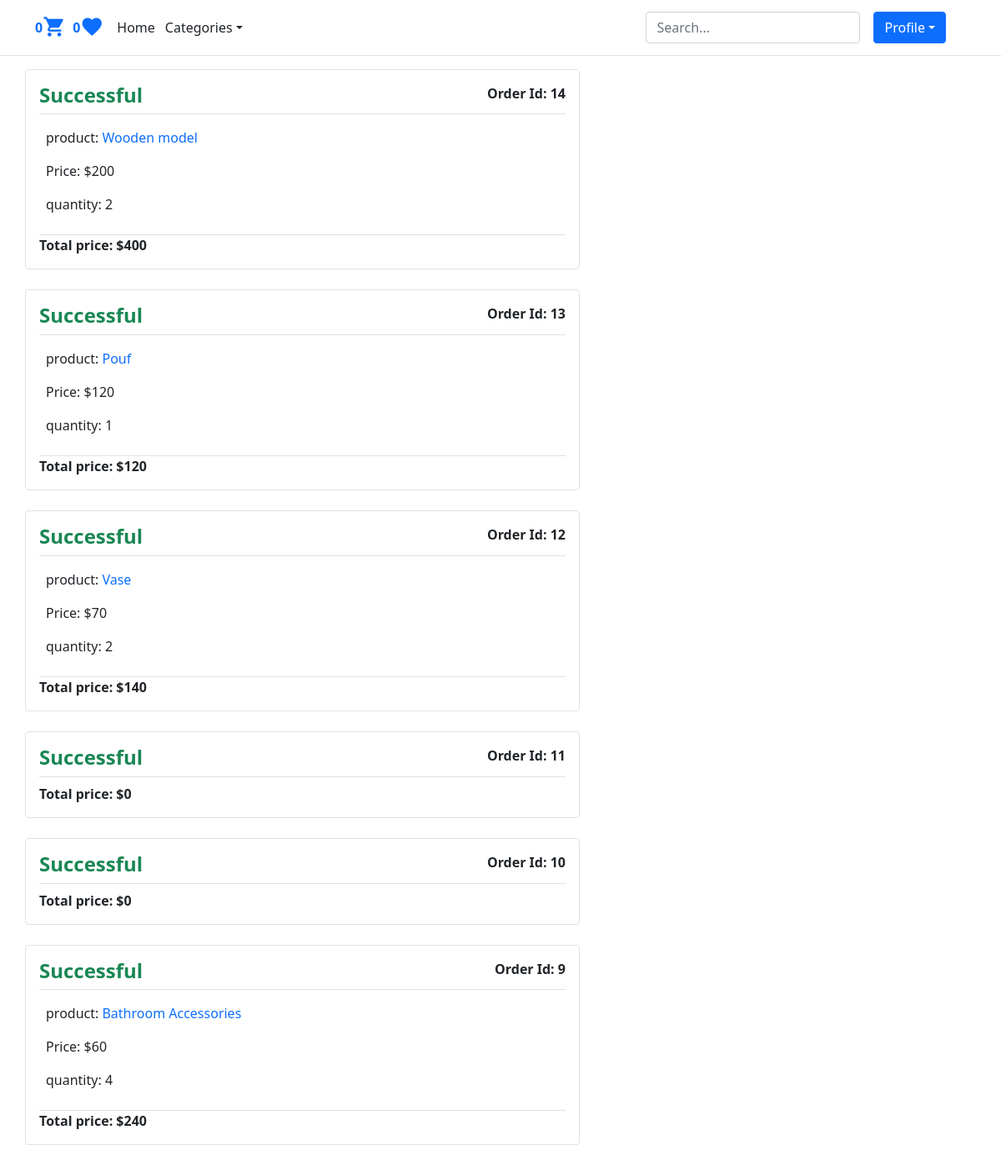
The page /orders/list (signed in) on the database its author committed.
### accounts/models.py (models this page shows, shortened)
class User(AbstractBaseUser):
    email = models.EmailField(max_length=100, unique=True)
    full_name = models.CharField(max_length=100)
    is_admin = models.BooleanField(default=False)
    is_active = models.BooleanField(default=True)
    likes = models.ManyToManyField(Product, blank=True, related_name='likes')
    is_manager = models.BooleanField(default=False)
    objects = UserManager()
    USERNAME_FIELD = 'email'
    REQUIRED_FIELDS = ['full_name']
    def get_likes_count(self):
        return self.likes.count()

### orders/models.py (models this page shows, shortened)
class Order(models.Model):
    user = models.ForeignKey(User, on_delete=models.CASCADE, related_name='orders')
    created = models.DateTimeField(auto_now_add=True)
    updated = models.DateTimeField(auto_now=True)
    status = models.BooleanField(default=False)
    class Meta:
        ordering = ('-created',)
    @property
    def get_total_price(self):
        total = sum(item.get_cost() for item in self.items.all())
        return total

class OrderItem(models.Model):
    order = models.ForeignKey(Order, on_delete=models.CASCADE, related_name='items')
    product = models.ForeignKey(Product, on_delete=models.CASCADE, related_name='order_items')
    price = models.IntegerField()
    quantity = models.SmallIntegerField(default=1)
    def get_cost(self):
        return self.price * self.quantity

### shop/models.py (models this page shows, shortened)
class Product(models.Model):
    category = models.ForeignKey(Category, on_delete=models.CASCADE, related_name='category')
    image = models.ImageField(upload_to='products')
    title = models.CharField(max_length=250)
    description = models.TextField()
    price = models.IntegerField()
    date_created = models.DateTimeField(auto_now_add=True)
    slug = models.SlugField(unique=True)
    class Meta:
        ordering = ('-date_created',)
    def get_absolute_url(self):
        return reverse('shop:product_detail', kwargs={'slug':self.slug})

### orders/views.py (the view)
# urls.py: path('list', views.user_orders, name='user_orders'),
@login_required
def user_orders(request):
    orders = request.user.orders.all()
    context = {'title':'Orders', 'orders': orders}
    return render(request, 'user_orders.html', context)

### cart/utils/cart.py (called while the page is built)
    def __iter__(self):
        product_ids = self.cart.keys()
        products = Product.objects.filter(id__in=product_ids)
        cart = self.cart.copy()
        for product in products:
            cart[str(product.id)]['product'] = product
        for item in cart.values():
            item['total_price'] = int(item['price']) * int(item['quantity'])
            yield item

    def add_cart_session(self):
        cart = self.session.get(CART_SESSION_ID)
        if not cart:
            cart = self.session[CART_SESSION_ID] = {}
        return cart

### online_shop/context_processors.py (called while the page is built)
def return_cart(request):
    cart = len(list(Cart(request)))
    return {'cart_count': cart}

def return_categories(request):
    categories = Category.objects.all()
    return {'categories': categories}

### shop/models.py (called while the page is built)
    def __str__(self):
        return self.title

### orders/templates/user_orders.html (shortened to what this page needs)
{% extends "base.html" %}
{% block content %}
{% if orders %}
{% for order in orders %}
<div class="col-md-7 mb-4 border rounded p-3">
<b style="float: right;">Order Id: {{ order.id }}</b>
{% if order.status %}
    <h4><b class="text-success">Successful</b></h4>
{% else %}
    <h3><b class="text-danger">Cancelled</b></h3>
{% endif %}
<div class="text-muted border-top pt-2"></div>
{% for item in order.items.all  %}
    <div class="border-bottom p-2">
        <p>product: <a class="text-decoration-none" href="{{ item.product.get_absolute_url }}">{{item.product.title}}</a></p>
        <p>Price: ${{item.price}}</p>
        <p>quantity: {{item.quantity}}</p>
    </div>
{% endfor %}
<b>Total price: ${{ order.get_total_price }}</b>
</div>
{% endfor %}
{% endif %}
{% endblock %}

### shop/templates/base.html (shortened to what this page needs)
{% load static %}
<!DOCTYPE html>
<html lang="en">
<head>
    <link href="https://cdn.jsdelivr.net/npm/bootstrap@5.1.3/dist/css/bootstrap.min.css" rel="stylesheet">
</head>
<body>
  <header class="p-2 border-bottom">
    <div class="container">
      <div class="d-flex flex-wrap align-items-center justify-content-center justify-content-lg-start">
        {% if request.user.is_authenticated %}
        <b class="text-primary">{{ cart_count }}</b>
        {% endif %}
        <a href="{% url 'cart:show_cart' %}" class="text-primary mt-2 me-2"><i class="material-icons h3">&#xe8cc;</i></a>
        {% if request.user.is_authenticated %}
        <b class="text-primary">{{ request.user.get_likes_count}}</b>
        {% endif %}
        <a href="{% url 'shop:favorites' %}" class="text-primary mt-2 me-2"><i class="material-icons h3">&#xe87d;</i></a>
        <ul class="nav col-12 col-lg-auto me-lg-auto mb-2 justify-content-center mb-md-0">
          <li><a href="{% url 'shop:home_page' %}" class="nav-link px-2 text-dark">Home</a></li>
          <div class="dropdown text-end">
            <a href="#" class=" mt-2 me-1 ms-1 text-dark d-block link-dark text-decoration-none dropdown-toggle"id="dropdownUser1" data-bs-toggle="dropdown" aria-expanded="false">Categories</a>
          </div>
        </ul>
        <form class="col-12 col-lg-auto mb-3 mb-lg-0 me-lg-3" action="{% url 'shop:search' %}">
          <input name="q" type="search" class="form-control form-control-dark" placeholder="Search..." aria-label="Search">
        </form>
        {% if request.user.is_authenticated %}
        <div class="dropdown text-end">
          <a href="#" class="btn btn-primary text-white me-4 d-block link-dark text-decoration-none dropdown-toggle"id="dropdownUser1" data-bs-toggle="dropdown" aria-expanded="false">Profile</a>
        </div>
        {% else %}
        <div class="text-end">
          <a href="{% url 'accounts:user_login' %}" class="btn btn-outline-primary me-2">Login</a>
          <a href="{% url 'accounts:user_register' %}" class="btn btn-primary">Sign-up</a>
        </div>
        {% endif %}
      </div>
    </div>
  </header>
    <main class="container">
        <div class="row mt-3">
          {% block content %}{% endblock %}
        </div>
      </main>
</body>
</html>

### rows shown on the page
User: user.get_likes_count "0"
Order: id "14", status "Successful", get_total_price "400"
OrderItem: product "Wooden model", price "200", quantity "2"
Order: id "13", status "Successful", get_total_price "120"
OrderItem: product "Pouf", price "120", quantity "1"
Order: id "12", status "Successful", get_total_price "140"
OrderItem: product "Vase", price "70", quantity "2"
Order: id "11", status "Successful", get_total_price "0"
Order: id "10", status "Successful", get_total_price "0"
Order: id "9", status "Successful", get_total_price "240"
OrderItem: product "Bathroom Accessories", price "60", quantity "4"

### other values the page prints
{{ cart_count }} "0"
